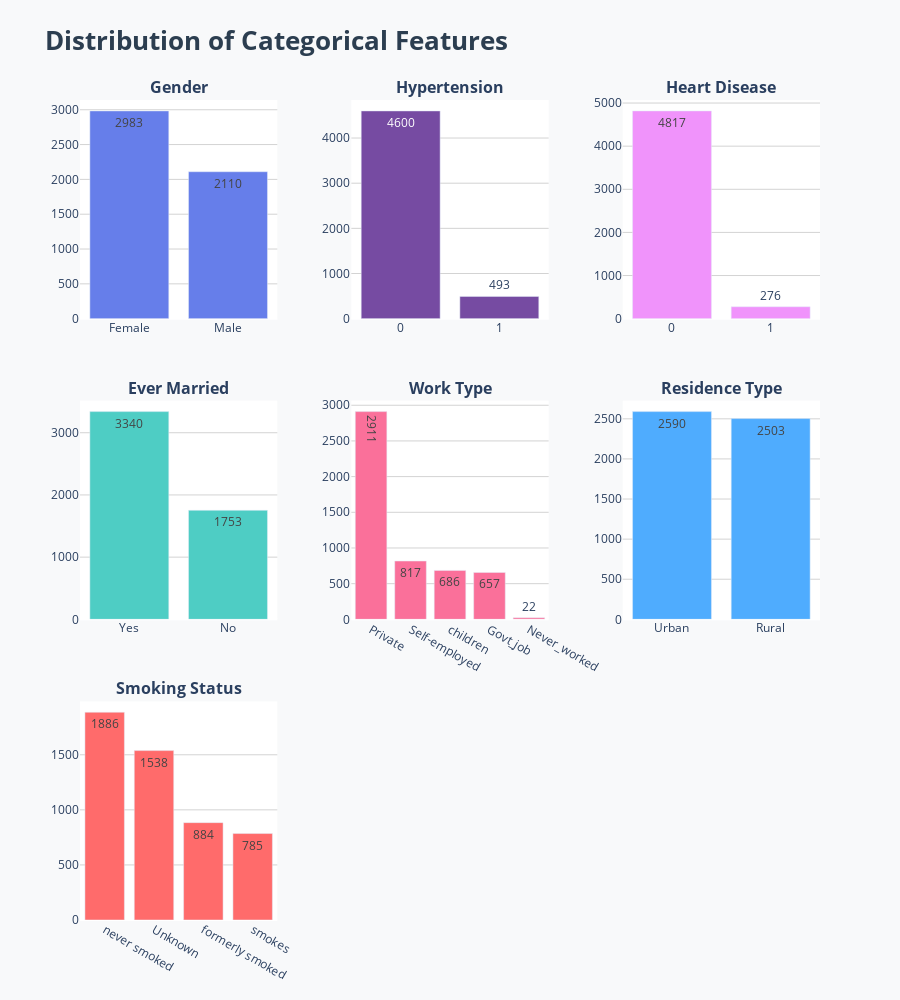

Notebook code cell kept with this figure:
### Markdown cell above
### 3.3 Univariate Analysis - Categorical Features

Visualizing the distribution of categorical variables.

### Code cell
categorical_features = ['gender', 'hypertension', 'heart_disease', 'ever_married',
                        'work_type', 'Residence_type', 'smoking_status']
fig = make_subplots(
    rows=3, cols=3,
    subplot_titles=[f'<b>{col.replace("_", " ").title()}</b>' for col in categorical_features],
    specs=[[{'type': 'bar'}] * 3] * 3,
    vertical_spacing=0.10,
    horizontal_spacing=0.1,

)
cat_colors = [COLOR_PALETTE['primary'], COLOR_PALETTE['secondary'], COLOR_PALETTE['accent'],
              COLOR_PALETTE['info'], COLOR_PALETTE['warning'], COLOR_PALETTE['success'],
              COLOR_PALETTE['danger']]
positions = [(1,1), (1,2), (1,3), (2,1), (2,2), (2,3), (3,1)]
for i, (col, color, pos) in enumerate(zip(categorical_features, cat_colors, positions)):
    value_counts = df_clean[col].value_counts()
    fig.add_trace(
        go.Bar(
            x=value_counts.index.astype(str),
            y=value_counts.values,
            marker_color=color,
            text=value_counts.values,
            textposition='auto',
            showlegend=False,
            hovertemplate='<b>%{x}</b><br>Count: %{y}<extra></extra>'
        ),
        row=pos[0], col=pos[1]
    )

fig.update_layout(
    title=dict(text='<b>Distribution of Categorical Features</b>',
    font=dict(size=26, color=COLOR_PALETTE['dark'])),
    height=1000,
    showlegend=False,
    paper_bgcolor='rgba(248, 249, 250, 1)',
    plot_bgcolor='white',

)

fig.update_xaxes(showgrid=False)
fig.update_yaxes(showgrid=True, gridcolor='lightgray')

fig.show()

### Figure 1 — Plotly figure (JSON) as saved in the notebook; plotly's stock layout.template omitted (floating-point values rounded to 4 significant figures)
{"data": [{"hovertemplate": "<b>%{x}</b><br>Count: %{y}<extra></extra>", "marker": {"color": "#667eea"}, "showlegend": false, "text": [2983.0, 2110.0], "textposition": "auto", "type": "bar", "x": ["Female", "Male"], "xaxis": "x", "y": [2983, 2110], "yaxis": "y"}, {"hovertemplate": "<b>%{x}</b><br>Count: %{y}<extra></extra>", "marker": {"color": "#764ba2"}, "showlegend": false, "text": [4600.0, 493.0], "textposition": "auto", "type": "bar", "x": ["0", "1"], "xaxis": "x2", "y": [4600, 493], "yaxis": "y2"}, {"hovertemplate": "<b>%{x}</b><br>Count: %{y}<extra></extra>", "marker": {"color": "#f093fb"}, "showlegend": false, "text": [4817.0, 276.0], "textposition": "auto", "type": "bar", "x": ["0", "1"], "xaxis": "x3", "y": [4817, 276], "yaxis": "y3"}, {"hovertemplate": "<b>%{x}</b><br>Count: %{y}<extra></extra>", "marker": {"color": "#4ecdc4"}, "showlegend": false, "text": [3340.0, 1753.0], "textposition": "auto", "type": "bar", "x": ["Yes", "No"], "xaxis": "x4", "y": [3340, 1753], "yaxis": "y4"}, {"hovertemplate": "<b>%{x}</b><br>Count: %{y}<extra></extra>", "marker": {"color": "#fa709a"}, "showlegend": false, "text": [2911.0, 817.0, 686.0, 657.0, 22.0], "textposition": "auto", "type": "bar", "x": ["Private", "Self-employed", "children", "Govt_job", "Never_worked"], "xaxis": "x5", "y": [2911, 817, 686, 657, 22], "yaxis": "y5"}, {"hovertemplate": "<b>%{x}</b><br>Count: %{y}<extra></extra>", "marker": {"color": "#4facfe"}, "showlegend": false, "text": [2590.0, 2503.0], "textposition": "auto", "type": "bar", "x": ["Urban", "Rural"], "xaxis": "x6", "y": [2590, 2503], "yaxis": "y6"}, {"hovertemplate": "<b>%{x}</b><br>Count: %{y}<extra></extra>", "marker": {"color": "#ff6b6b"}, "showlegend": false, "text": [1886.0, 1538.0, 884.0, 785.0], "textposition": "auto", "type": "bar", "x": ["never smoked", "Unknown", "formerly smoked", "smokes"], "xaxis": "x7", "y": [1886, 1538, 884, 785], "yaxis": "y7"}], "layout": {"annotations": [{"font": {"size": 16}, "showarrow": false, "text": "<b>Gender</b>", "x": 0.1333, "xanchor": "center", "xref": "paper", "y": 1, "yanchor": "bottom", "yref": "paper"}, {"font": {"size": 16}, "showarrow": false, "text": "<b>Hypertension</b>", "x": 0.5, "xanchor": "center", "xref": "paper", "y": 1, "yanchor": "bottom", "yref": "paper"}, {"font": {"size": 16}, "showarrow": false, "text": "<b>Heart Disease</b>", "x": 0.8667, "xanchor": "center", "xref": "paper", "y": 1, "yanchor": "bottom", "yref": "paper"}, {"font": {"size": 16}, "showarrow": false, "text": "<b>Ever Married</b>", "x": 0.1333, "xanchor": "center", "xref": "paper", "y": 0.6333, "yanchor": "bottom", "yref": "paper"}, {"font": {"size": 16}, "showarrow": false, "text": "<b>Work Type</b>", "x": 0.5, "xanchor": "center", "xref": "paper", "y": 0.6333, "yanchor": "bottom", "yref": "paper"}, {"font": {"size": 16}, "showarrow": false, "text": "<b>Residence Type</b>", "x": 0.8667, "xanchor": "center", "xref": "paper", "y": 0.6333, "yanchor": "bottom", "yref": "paper"}, {"font": {"size": 16}, "showarrow": false, "text": "<b>Smoking Status</b>", "x": 0.1333, "xanchor": "center", "xref": "paper", "y": 0.2667, "yanchor": "bottom", "yref": "paper"}], "height": 1000, "paper_bgcolor": "rgba(248, 249, 250, 1)", "plot_bgcolor": "white", "showlegend": false, "title": {"font": {"color": "#2c3e50", "size": 26}, "text": "<b>Distribution of Categorical Features</b>"}, "xaxis": {"anchor": "y", "domain": [0, 0.2667], "showgrid": false}, "xaxis2": {"anchor": "y2", "domain": [0.3667, 0.6333], "showgrid": false}, "xaxis3": {"anchor": "y3", "domain": [0.7333, 1], "showgrid": false}, "xaxis4": {"anchor": "y4", "domain": [0, 0.2667], "showgrid": false}, "xaxis5": {"anchor": "y5", "domain": [0.3667, 0.6333], "showgrid": false}, "xaxis6": {"anchor": "y6", "domain": [0.7333, 1], "showgrid": false}, "xaxis7": {"anchor": "y7", "domain": [0, 0.2667], "showgrid": false}, "xaxis8": {"anchor": "y8", "domain": [0.3667, 0.6333], "showgrid": false}, "xaxis9": {"anchor": "y9", "domain": [0.7333, 1], "showgrid": false}, "yaxis": {"anchor": "x", "domain": [0.7333, 1], "gridcolor": "lightgray", "showgrid": true}, "yaxis2": {"anchor": "x2", "domain": [0.7333, 1], "gridcolor": "lightgray", "showgrid": true}, "yaxis3": {"anchor": "x3", "domain": [0.7333, 1], "gridcolor": "lightgray", "showgrid": true}, "yaxis4": {"anchor": "x4", "domain": [0.3667, 0.6333], "gridcolor": "lightgray", "showgrid": true}, "yaxis5": {"anchor": "x5", "domain": [0.3667, 0.6333], "gridcolor": "lightgray", "showgrid": true}, "yaxis6": {"anchor": "x6", "domain": [0.3667, 0.6333], "gridcolor": "lightgray", "showgrid": true}, "yaxis7": {"anchor": "x7", "domain": [0, 0.2667], "gridcolor": "lightgray", "showgrid": true}, "yaxis8": {"anchor": "x8", "domain": [0, 0.2667], "gridcolor": "lightgray", "showgrid": true}, "yaxis9": {"anchor": "x9", "domain": [0, 0.2667], "gridcolor": "lightgray", "showgrid": true}}}
